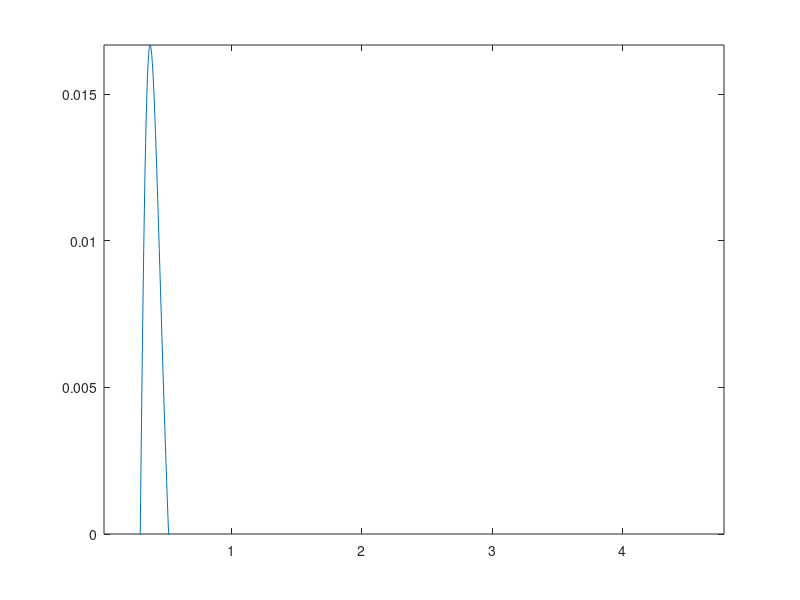

This figure's MATLAB source: (Note: this script raises an error after producing the figure.)
clear all
close all
clc

waveRuns = [1,180,0.075,1.1;
            2,181,0.175,1.42;
            3,182,0.05,1.9;
            4,183,0.175,1.9;
            5,184,0.3,1.9;
            6,185,0.050,2.37;
            7,186,0.175,2.37;
            8,199,0.3,2.37;
            9,189,0.05,2.69;
            10,190,0.175,2.69;
            11,191,0.3,2.69;
            12,192,0.05,3.16;
            13,193,0.175,3.16;
            14,194,0.175,3.95;
            15,195,0.175,4.74;
            16,196,0.175,5.53;
            17,197,0.375,2.06;
            18,198,0.375,2.37];

  Hs = waveRuns(:,3); % significant wave height
  Wp = 2*pi./waveRuns(:,4); % natural period

  M0 = (Hs/4).^2; % 0th moment of the spectrum
  M2 = 1.982.*M0.*Wp;% second moment of the spectrum
  
  Tz = sqrt(M0./M2);% zero crossing period
  
  %% Determining Bandwidth
num = 1000; % number of sine waves summed to generate irregular waves
minOmega = 0.15;
maxOmega = 30;
frequency = linspace(minOmega/(2*pi),maxOmega/(2*pi),num);
dW = (frequency(2)-frequency(1))*2*pi;
dF = frequency(2)-frequency(1);

index = 18;
for j = 1:length(frequency) % loop to calculate specta
    A = frequency(j)/(Wp(index)^(-1));
    S(j) = 5*(Hs(index))^2/(16*(Wp(index))^(-1))*(1/A^5)*exp(-5/4*A^(-4));
end

Smax = max(S)
plot(frequency,S-0.5*Smax)
axis([frequency(1),frequency(end),0,0.5*Smax])


%% Determining Resonant Period of WEC
% load FPS_ABFe_freq.mat
% 
% figure()
% B_BEM(1,:) = B(3,3,:);
% plot(omega,B_BEM(1,:))
% title('Radiation Damping')
% figure()
% plot(omega,squeeze(A(3,3,:)))
% title('Added Mass')
% figure()
% plot(omega,real(Fe(:,3)))
% title('real part of excitation force')
% figure()
% plot(omega,imag(Fe(:,3)))
% title('imag part of excitation force')
% figure()
% plot(omega,abs(Fe(:,3)))
% title('magnitude of Fex')
% figure()
% plot(omega,angle(Fe(:,3)))
% title('phase of Fex')
clear all

Rb = (.2706+0.25)/2; % intermediate big radius for FPS
Rs = (.1894+.175)/2; % small radius for FPS
z = [0.15,0.15,0,-0.07,-0.075,-0.075];
r = [0,Rb,Rb,Rs+(Rb-Rs)/3,Rs,0];
display('FPS: Enter the Following: 36, storage, 0.05, 500')
[Mass,Inertia,KH,XB,YB,ZB] = axiMesh(r,z,length(z));

num_omega = 50;
min_omega = 0.1;
max_omega = 10;
% rounding omega to the nearest radian/second
min_omega = round(min_omega,1); max_omega = round(max_omega,1); % Warning!!!
% watch these round functions, because the most common error I am getting
% is when the round function takes one of the input frequencies to be zero
omega = linspace(min_omega,max_omega,num_omega);

num_angle = 1;
min_angle = 0;
max_angle = 0;
angle_specified = linspace(min_angle,max_angle,num_angle);
depth = 0; % deep water waves
[A,B,Fe] = Nemoh(omega,angle_specified,depth);

%%
close all
figure()
subplot(2,1,1)
plot(omega,squeeze(B(3,3,:)))
title('Damping and Added Mass')
ylabel('Radiation Damping [kg/s]')
axis([0,10,0,105])
subplot(2,1,2)
plot(omega,squeeze(A(3,3,:)))
ylabel('Added Mass [kg]')
axis([0,10,0,45])
xlabel('Frequency [rad/s]')

figure()
subplot(2,1,1)
plot(omega,abs(Fe(:,3)))
axis([0,10,0,2200])
title('Excitation Force')
ylabel('Magnitude [N]')
subplot(2,1,2)
plot(omega,angle(Fe(:,3)))
axis([0,10,-2.3,0])
ylabel('Phase [rad]')
xlabel('Frequency [rad/s]')


%% Radiation Realization Recreating realizations
clear all
close all
clc
% 
% Rb = (.2706+0.25)/2; % intermediate big radius for FPS
% Rs = (.1894+.175)/2; % small radius for FPS
% z = [0.15,0.15,0,-0.07,-0.075,-0.075];
% r = [0,Rb,Rb,Rs+(Rb-Rs)/3,Rs,0];
% display('FPS: Enter the Following: 36, storage, 0.05, 500')
% [Mass,Inertia,KH,XB,YB,ZB] = axiMesh(r,z,length(z));
% 
% num_omega = 25;
% max_period =10;
% min_omega = 2*pi/max_period; 
% min_period = .15;
% max_omega = 2*pi/min_period;
% % rounding omega to the nearest radian/second
% min_omega = round(min_omega,1); max_omega = round(max_omega,1); % Warning!!!
% % watch these round functions, because the most common error I am getting
% % is when the round function takes one of the input frequencies to be zero
% omega = linspace(min_omega,max_omega,num_omega);
% 
% num_angle = 1;
% min_angle = 0;
% max_angle = 0;
% angle_specified = linspace(min_angle,max_angle,num_angle);
% depth = 0; % deep water waves
% [A,B,~] = Nemoh(omega,angle_specified,depth);

load('FPS_ABFe_freq')
b = squeeze(B(3,3,:));
plot(omega,b)

figure()
plot(omega,b,'bo')
hold on
dW = 0.01;
xx = 0:dW:max(omega); % desired Resolution
yy = spline(omega,b,xx); % creating cubic spline data to fill in gaps
plot(xx,yy)
hold off

% compute the impulse response function using trapazoidal integration
h = 0.001;
t = [0:h:2.5];

Sum = zeros(1,length(t));
for jj = 1:length(t)
    for j = 1:length(xx)-1
        
        Trap = 1/2*(yy(j)+yy(j)) * dW;
        Trap = Trap * cos(xx(j)*t(jj));
        Sum(jj) = Sum(jj)+Trap;
    end    
end
IRF = 2/pi*Sum;
figure
plot(t,IRF)

% O(1) model
load('FPS_ABCD_r1')
A1 = A_r; B1 = B_r; C1 = C_r; D1 = 0;
model1 = ss(A1,B1,C1,D1);
[IRF1,~] = impulse(model1,t);
fit1 = goodnessOfFit(IRF1, IRF', 'NMSE')
% O(2) model
load('FPS_ABCD_r2')
A2 = A_r; B2 = B_r; C2 = C_r; D2 = 0;
model2 = ss(A2,B2,C2,D2);
[IRF2,~] = impulse(model2,t);
fit2 = goodnessOfFit(IRF2, IRF', 'NMSE')
% O(3) model
load('FPS_ABCD_r3')
A3 = A_r; B3 = B_r; C3 = C_r; D3 = 0;
model3 = ss(A3,B3,C3,D3);
[IRF3,~] = impulse(model3,t);
fit3 = goodnessOfFit(IRF3, IRF', 'NMSE')
% O(4) model
load('FPS_ABCD_r4')
A4 = A_r; B4 = B_r; C4 = C_r; D4 = 0;
model4 = ss(A4,B4,C4,D4);
[IRF4,~] = impulse(model4,t);
fit4 = goodnessOfFit(IRF4, IRF', 'NMSE')
% O(5) model
load('FPS_ABCD_r5')
A5 = A_r; B5 = B_r; C5 = C_r; D5 = 0;
model5 = ss(A5,B5,C5,D5);
[IRF5,~] = impulse(model5,t);
fit5 = goodnessOfFit(IRF5, IRF', 'NMSE')

H5 = freqresp(model5,xx);
for j = 1:length(xx)
    Mag5(j) = abs(real(H5(1,1,j)));
end
figure()
plot(xx,yy,'b',xx,Mag5,'r.')
legend('Nemoh','realization')
legend('Nemoh','realization')
title('F.R.F. Reduced System')


figure()
plot(t,IRF,'k',t,IRF1,'g',t,IRF2,'r-.',t,IRF3,t,IRF4,'r',t,IRF5,'b:')
axis([0,2.5,-300,300])
legend('NEMOH IRF','O(1) Realization','O(2) Realization','O(3) Realization','O(4) Realization','O(5) Realization')



figure()
plot(t,IRF,'k',t,IRF1,'g',t,IRF2,'r-.',t,IRF3,t,IRF4,'r',t,IRF5,'b:')
legend('NEMOH IRF','O(1) Realization','O(2) Realization','O(3) Realization','O(4) Realization','O(5) Realization')
title('Radiation IRF')
ylabel('Radiation Force [N]')
xlabel('Time [s]')




% num_omega = 50;
% min_omega = 0.1;
% max_omega = 10;
% % rounding omega to the nearest radian/second
% min_omega = round(min_omega,1); max_omega = round(max_omega,1); % Warning!!!
% % watch these round functions, because the most common error I am getting
% % is when the round function takes one of the input frequencies to be zero
% omega = linspace(min_omega,max_omega,num_omega);
% 
% num_angle = 1;
% min_angle = 0;
% max_angle = 0;
% angle_specified = linspace(min_angle,max_angle,num_angle);
% depth = 0; % deep water waves
% [A,B,Fe] = Nemoh(omega,angle_specified,depth);
% % Creating SS realization of the Radiation Damping Coefficient
% b = squeeze(B(3,3,:));
% % frequency depended excitation force magnitude
% 
% figure()
% plot(omega,b,'bo')
% hold on
% dW = 0.01;
% xx = 0:dW:max(omega); % desired Resolution
% yy = spline(omega,b,xx); % creating cubic spline data to fill in gaps
% plot(xx,yy)
% hold off
% 
% % compute the impulse response function using trapazoidal integration
% % h = 0.002;
% h = 0.05
% t = [0:h:5];
% 
% Sum = zeros(1,length(t));
% for jj = 1:length(t)
%     for j = 1:length(xx)-1
%         
%         Trap = 1/2*(yy(j)+yy(j)) * dW;
%         Trap = Trap * cos(xx(j)*t(jj));
%         Sum(jj) = Sum(jj)+Trap;
%     end    
% end
% IRF = 2/pi*Sum;
% figure
% plot(t,IRF)
% 
% % O(1) model
% load('FPS_ABCD_r1')
% A1 = A_r; B1 = B_r; C1 = C_r; D1 = 0;
% model1 = ss(A1,B1,C1,D1);
% [IRF1,~] = impulse(model1,t);
% % O(2) model
% load('FPS_ABCD_r2')
% A2 = A_r; B2 = B_r; C2 = C_r; D2 = 0;
% model2 = ss(A2,B2,C2,D2);
% [IRF2,~] = impulse(model2,t);
% % O(3) model
% load('FPS_ABCD_r3')
% A3 = A_r; B3 = B_r; C3 = C_r; D3 = 0;
% model3 = ss(A3,B3,C3,D3);
% [IRF3,~] = impulse(model3,t);
% % O(4) model
% load('FPS_ABCD_r4')
% A4 = A_r; B4 = B_r; C4 = C_r; D4 = 0;
% model4 = ss(A4,B4,C4,D4);
% [IRF4,~] = impulse(model4,t);
% % O(5) model
% load('FPS_ABCD_r5')
% A5 = A_r; B5 = B_r; C5 = C_r; D5 = 0;
% model5 = ss(A5,B5,C5,D5);
% [IRF5,~] = impulse(model5,t);
% H5 = freqresp(model5,xx);
% for j = 1:length(xx)
%     Mag5(j) = abs(real(H5(1,1,j)));
% end
% figure()
% plot(xx,yy,'b',xx,Mag5,'r.')
% legend('Nemoh','realization')
% legend('Nemoh','realization')
% title('F.R.F. Reduced System')
% 
% 
% figure()
% plot(t,IRF,'k--',t,IRF1,t,IRF2,t,IRF3,t,IRF4,t,IRF5)
% axis([0,5,-300,450])
% legend('NEMOH IRF','O(1) Realization','O(2) Realization','O(3) Realization','O(4) Realization','O(5) Realization')







